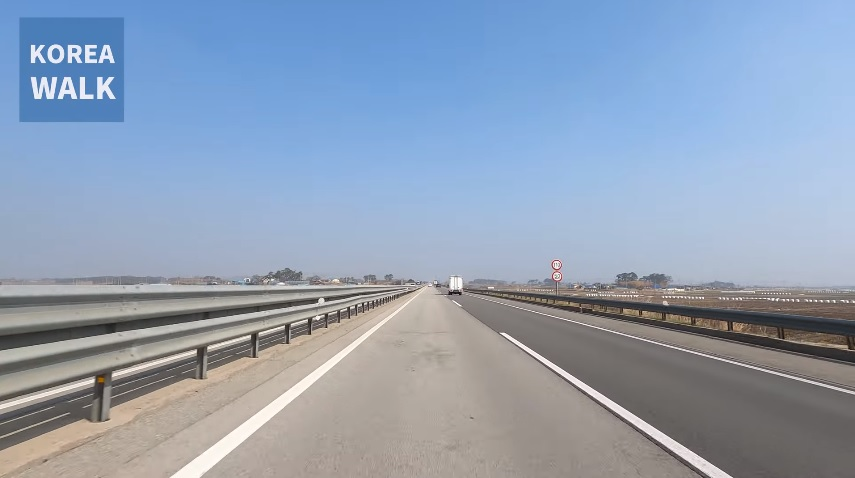
#> input picture Line_perception/sample.jpg, 855 x 478 px
$ python -i main.py   (imports and definitions only)
#> lines starting #> are read from the running program, lines starting #| are printed output that depends on the picture; after the words box and inside, x2 and y2 are one past the last pixel; in counts of white or black regions, pixels touching at a corner belong together
#> further down, picture is the input picture: shape (478, 855, 3); mean B, G, R 182, 160.4, 144.5
# assumtion
# 선들이 평행하게 뻗어 있을거임
# 정면에서 후방으로 갈수록 안쪽으로 꺾여서 있을거임
# 수평선에 닿지는 않고 흐릿해지거나 다른 지형지물에 의해 없어질거임
# 우리가 원하는 차선 정보가 담기지 않을 부분은 과감히 지워버림

import matplotlib.pyplot as plt
import matplotlib.image as mpimg
import numpy as np
import cv2
import math

from moviepy.editor import VideoFileClip
from IPython.display import HTML

def region_of_interest(img, vertices):
    mask = np.zeros_like(img)   # 원본이랑 크기, 타입, 차원 동일한 까만 이미지
    match_mask_color = 255
    cv2.fillPoly(mask, vertices, match_mask_color)  # 그릴 이미지, 꼭짓점들, 채울 색상 (255, 255, 255)
    # 만들어진 마스크는 까만 배경에 다각형 내부만 흰색인 배경임
    masked_image = cv2.bitwise_and(img, mask)  # and 연산이므로 마스크의 까만 부분은 이미지에서 삭제되고 다각형부분만 남음
    return masked_image

def draw_lines(img, lines, color=[255, 0, 0], thickness=3):
    line_img = np.zeros(
        (
            img.shape[0],
            img.shape[1],
            3), dtype=np.uint8
    )
    img = np.copy(img)
    if lines is None:
        return

    for line in lines:
        for x1, y1, x2, y2 in line:
            cv2.line(line_img, (x1, y1), (x2, y2), color, thickness)
    img = cv2.addWeighted(img, 0.8, line_img, 1.0, 0.0)
    return img

# image = mpimg.imread('./sample.jpg')

def pipeline(image):

    height = image.shape[0]
#> height = 478
    width = image.shape[1]
#> width = 855
    # region of interest ( triangle )
    region_of_interest_vertices = [
        (100, height),
        (width / 2, height / 2 + 50),
        (width-100, height)
    ]
#> region_of_interest_vertices = [(100, 478), (427.5, 289), (755, 478)]


    gray_image = cv2.cvtColor(image, cv2.COLOR_BGR2GRAY)    # 흑백변환
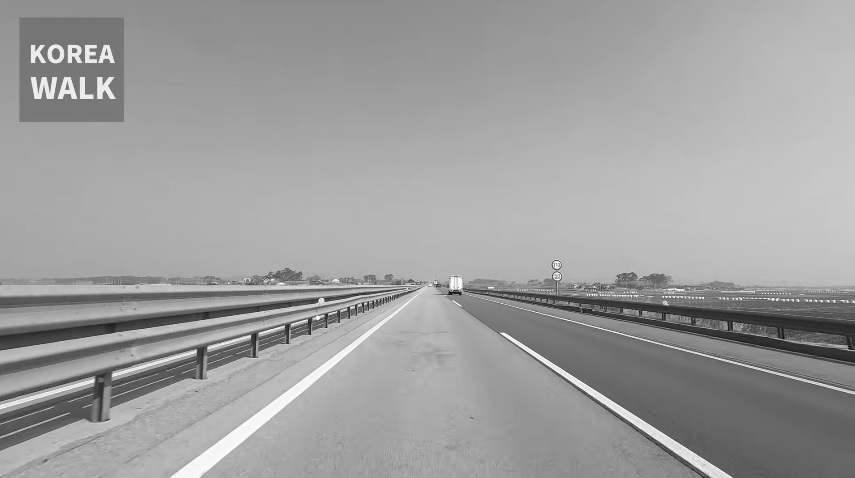
#> gray_image: shape (478, 855); min 8, max 255, mean 158.1
    cannyed_image = cv2.Canny(gray_image, 100, 200)     # edge 검출
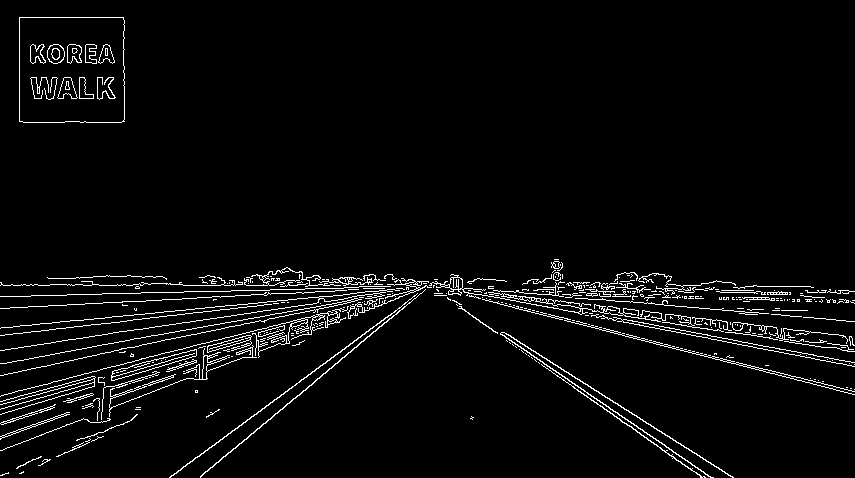
#> cannyed_image: shape (478, 855); 3.8% white in thin lines or dots

    cropped_image = region_of_interest(
        cannyed_image,
        np.array([region_of_interest_vertices], np.int32)
    )
#> in region_of_interest, `cv2.fillPoly(mask, vertices, match_mask_color)`:
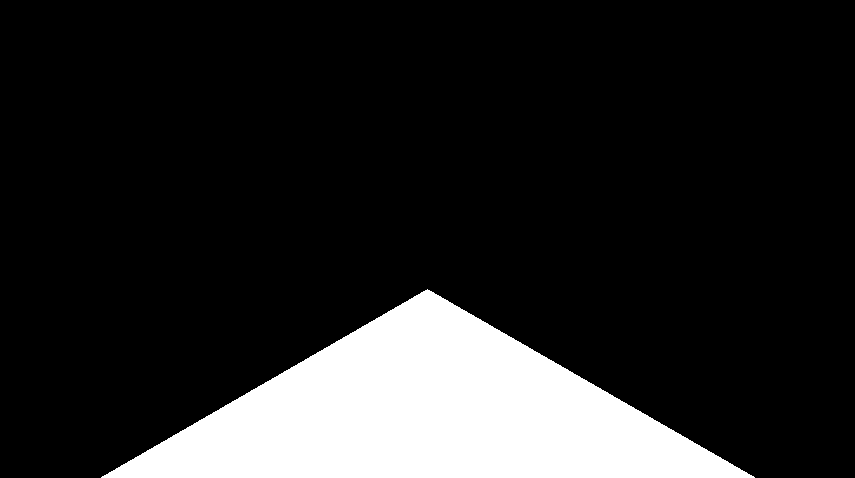
#> mask: shape (478, 855); 15.2% white; 1 white region, box (x1, y1, x2, y2) and area: (101, 289, 755, 478) 62036
#> in region_of_interest, `masked_image = cv2.bitwise_and(img, mask)`:
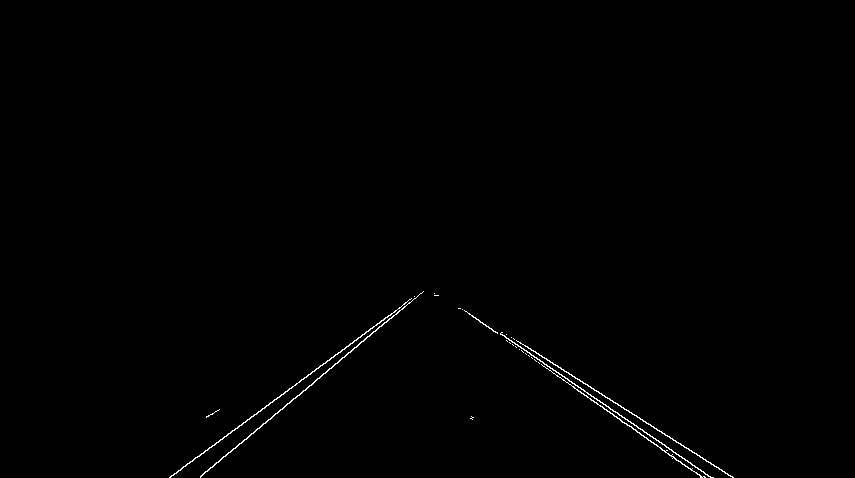
#> masked_image: shape (478, 855); 0.46% white in thin lines or dots, all inside (x1, y1, x2, y2) = (169, 291, 734, 478)

    lines = cv2.HoughLinesP(
        cropped_image,
        rho=6,
        theta=np.pi / 60,
        threshold=160,
        lines=np.array([]),
        minLineLength=40,
        maxLineGap=25
    )
#> lines = 15 rows, first 6: [169, 477, 325, 363], [560, 377, 627, 425], [561, 374, 613, 411], [631, 426, 701, 477], [605, 397, 645, 421], [293, 398, 403, 308]

    left_line_x = []
    left_line_y = []
    right_line_x = []
    right_line_y = []

    for line in lines:
        for x1, y1, x2, y2 in line:
            slope = (y2 - y1) / (x2 - x1)
            if math.fabs(slope) < 0.5:
                continue
            if slope <= 0:
                left_line_x.extend([x1, x2])
                left_line_y.extend([y1, y2])
            else:
                right_line_x.extend([x1, x2])
                right_line_y.extend([y1, y2])
#> this loop made 15 passes
#> line on passes 1 to 12: [[169, 477, 325, 363]], [[560, 377, 627, 425]], [[561, 374, 613, 411]], [[631, 426, 701, 477]], [[605, 397, 645, 421]], [[293, 398, 403, 308]], [[642, 429, 705, 474]], [[673, 440, 713, 464]], [[511, 337, 583, 383]], [[466, 311, 526, 354]], [[224, 436, 423, 291]], [[586, 395, 700, 477]]
#> after the loop, left_line_x = [169, 325, 293, 403, 224, 423, 319, 361, 357, 421]; left_line_y = [477, 363, 398, 308, 436, 291, 378, 341, 345, 293]; right_line_x = [560, 627, 561, 613, 631, 701, 605, 645, 642, 705, 673, 713, 511, 583, 466, 526, 586, 700, 583, 625]; right_line_y = [377, 425, 374, 411, 426, 477, 397, 421, 429, 474, 440, 464, 337, 383, 311, 354, 395, 477, 389, 419]

    min_y = int(image.shape[0] * (3 / 5))
#> min_y = 286
    max_y = int(image.shape[0])
#> max_y = 478

    poly_left = np.poly1d(np.polyfit(
        left_line_y,
        left_line_x,
        deg = 1
    ))

    left_x_start = int(poly_left(max_y))
#> left_x_start = 173
    left_x_end = int(poly_left(min_y))
#> left_x_end = 434

    poly_left = np.poly1d(np.polyfit(
        right_line_y,
        right_line_x,
        deg = 1
    ))

    right_x_start = int(poly_left(max_y))
#> right_x_start = 713
    right_x_end = int(poly_left(min_y))
#> right_x_end = 432

    line_image = draw_lines(
        image,
        [[
            [left_x_start, max_y, left_x_end, min_y],
            [right_x_start, max_y, right_x_end, min_y]
        ]],
        thickness=5,
    )
#> in draw_lines, `img = cv2.addWeighted(img, 0.8, line_img, 1.0, 0.0)`:
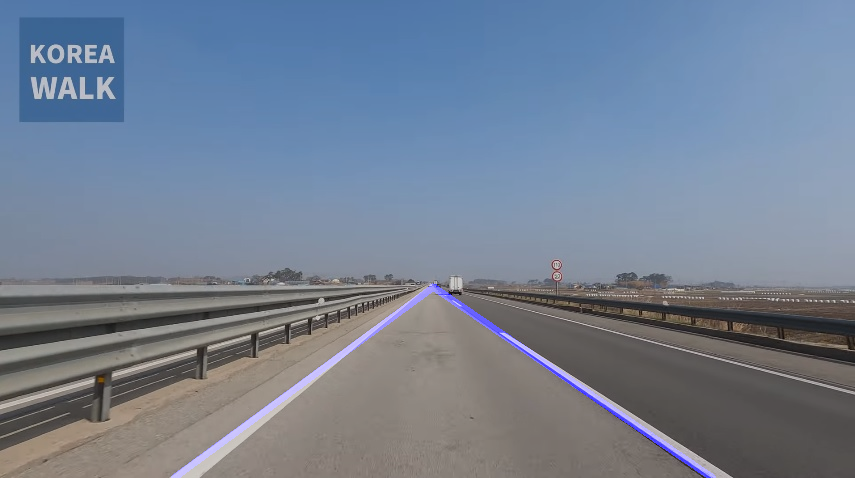
#> img: shape (478, 855, 3); mean B, G, R 146.8, 128.3, 115.6

    return line_image


white_output = './solidWhiteRight.mp4'
# [1 line that did not run here, left out]
# [1 line that did not run here, left out]
# [1 line not run here, left out]

>>> import cv2
>>> picture = cv2.imread('sample.jpg')
>>> result = pipeline(picture)
